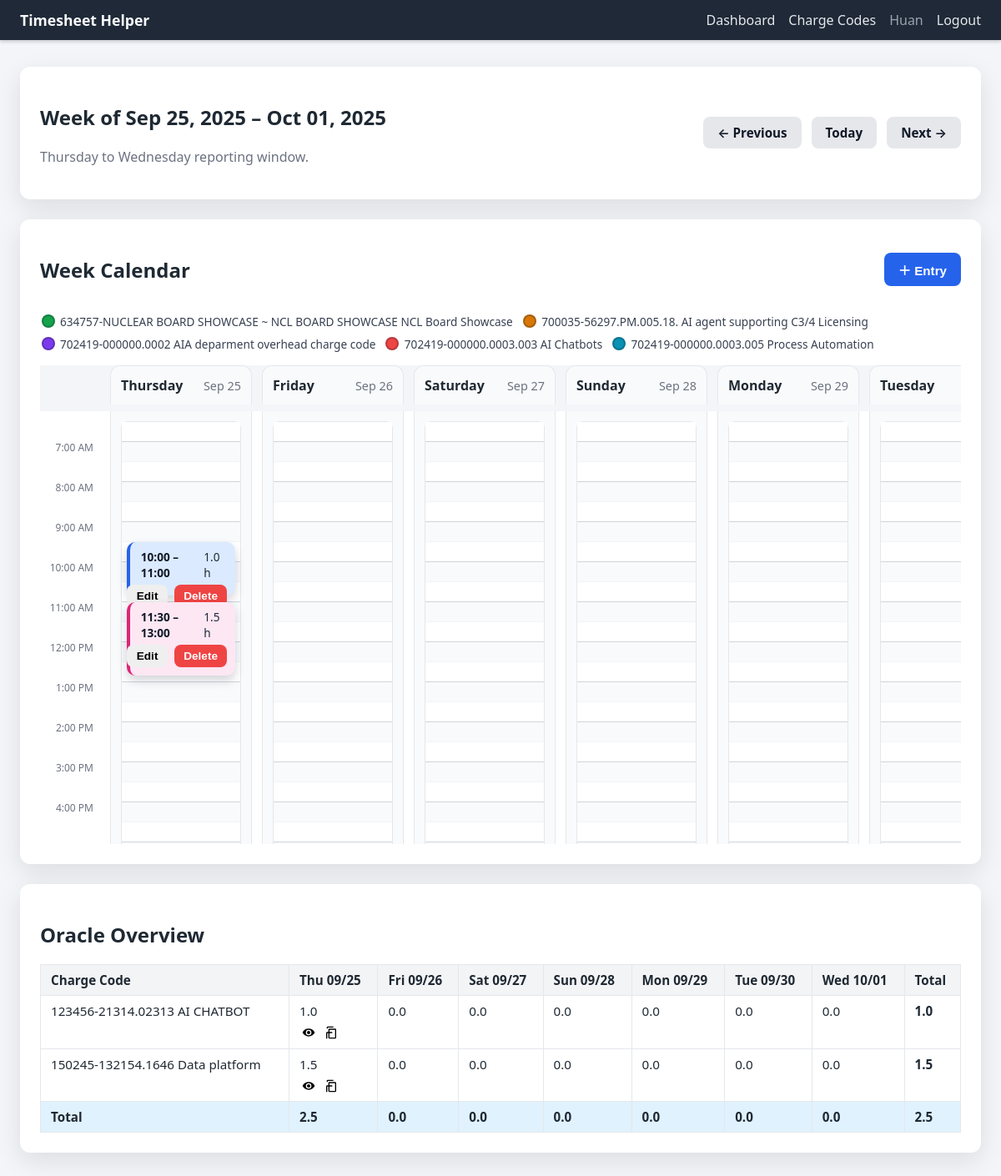
The page /dashboard?date=2025-09-25 (signed in) on the database its author committed.
### tables this page shows
CREATE TABLE users (
                id INTEGER PRIMARY KEY AUTOINCREMENT,
                email TEXT UNIQUE NOT NULL,
                name TEXT NOT NULL,
                password_hash TEXT NOT NULL,
                created_at TEXT NOT NULL
            );

CREATE TABLE charge_codes (
                id INTEGER PRIMARY KEY AUTOINCREMENT,
                user_id INTEGER NOT NULL,
                project_number TEXT NOT NULL,
                task_number TEXT NOT NULL,
                description TEXT NOT NULL DEFAULT '', is_active INTEGER NOT NULL DEFAULT 1,
                UNIQUE(user_id, project_number, task_number),
                FOREIGN KEY(user_id) REFERENCES users(id) ON DELETE CASCADE
            );

CREATE TABLE time_entries (
                id INTEGER PRIMARY KEY AUTOINCREMENT,
                user_id INTEGER NOT NULL,
                charge_code_id INTEGER NOT NULL,
                entry_date TEXT NOT NULL,
                start_time TEXT NOT NULL,
                end_time TEXT NOT NULL,
                duration_minutes INTEGER NOT NULL,
                activity_text TEXT NOT NULL,
                created_at TEXT NOT NULL,
                updated_at TEXT NOT NULL,
                FOREIGN KEY(user_id) REFERENCES users(id) ON DELETE CASCADE,
                FOREIGN KEY(charge_code_id) REFERENCES charge_codes(id) ON DELETE CASCADE
            );

### app.py (the view)
    @app.route("/dashboard")
    def dashboard():
        if g.user is None:
            return redirect(url_for("login"))
        anchor = request.args.get("date")
        try:
            anchor_date = datetime.strptime(anchor, "%Y-%m-%d").date() if anchor else date.today()
        except ValueError:
            anchor_date = date.today()
        week_start, week_end = calculate_week_bounds(anchor_date)
        entries = fetch_time_entries(g.user["id"], week_start, week_end)
        raw_codes = list_charge_codes(g.user["id"])
        color_count = len(CHARGE_COLOR_CLASSES) or 1
        charge_color_map: Dict[int, str] = {}
        active_charge_codes = []
        for index, row in enumerate(raw_codes):
            color_class = CHARGE_COLOR_CLASSES[index % color_count]
            charge_color_map[row["id"]] = color_class
            if row["is_active"]:
                active_charge_codes.append(
                    {
                        "id": row["id"],
                        "project_number": row["project_number"],
                        "task_number": row["task_number"],
                        "description": row["description"],
                        "color_class": color_class,
                    }
                )
        display_start_minutes = 7 * 60
        display_end_minutes = 18 * 60
        slot_minutes = DEFAULT_CALENDAR_SLOT_MINUTES
        grouped = group_entries_for_calendar(
            entries,
            charge_color_map,
            window_start=display_start_minutes,
            window_end=display_end_minutes,
        )
        overview = build_week_overview(entries, week_start, week_end)
        week_days = [week_start + timedelta(days=i) for i in range(7)]
        prev_week = week_start - timedelta(days=7)
        next_week = week_start + timedelta(days=7)
        today = date.today()
        time_slots = list(range(display_start_minutes, display_end_minutes, slot_minutes))
        slot_count = len(time_slots)
        return render_template(
            "dashboard.html",
            user=g.user,
            week_start=week_start,
            week_end=week_end,
            calendar_entries=grouped,
            overview=overview,
            charge_codes=active_charge_codes,
            week_days=week_days,
            anchor_date=anchor_date,
            prev_week=prev_week,
            next_week=next_week,
            today=today,
            time_slots=time_slots,
            calendar_slot_minutes=slot_minutes,
            slot_count=slot_count,
            slot_height=DEFAULT_CALENDAR_SLOT_HEIGHT,
            display_start_minutes=display_start_minutes,
        )

### app.py (called while the page is built)
def minutes_to_label(total_minutes: int) -> str:
    minutes = int(total_minutes)
    hours, mins = divmod(minutes, 60)
    return f"{hours:02d}:{mins:02d}"

def minutes_to_ampm(total_minutes: int) -> str:
    minutes = int(total_minutes)
    hours, mins = divmod(minutes, 60)
    suffix = "AM" if hours < 12 else "PM"
    hour12 = hours % 12 or 12
    return f"{hour12}:{mins:02d} {suffix}"

def create_app() -> Flask:
    app = Flask(__name__)
    app.config.update(
        SECRET_KEY="change-me",
        DATABASE=str(DATABASE_PATH),
    )
    app.jinja_env.filters["minutes_to_label"] = minutes_to_label
    app.jinja_env.filters["minutes_to_ampm"] = minutes_to_ampm
    Path(app.config["DATABASE"]).parent.mkdir(parents=True, exist_ok=True)
    @app.before_request
    def load_logged_in_user() -> None:
        g.db = get_db()
        user_id = session.get("user_id")
        if user_id is None:
            g.user = None
        else:
            g.user = get_user_by_id(user_id)
    @app.teardown_appcontext
    def close_db(exception: Optional[BaseException]) -> None:  # pragma: no cover - teardown
        db = g.pop("db", None)
        if db is not None:
            db.close()
    register_routes(app)
    with app.app_context():
        init_db()
    return app

def get_db() -> sqlite3.Connection:
    if "db" not in g:
        conn = sqlite3.connect(current_app.config["DATABASE"])
        conn.row_factory = sqlite3.Row
        g.db = conn
    return g.db

def get_user_by_id(user_id: int) -> Optional[sqlite3.Row]:
    return g.db.execute("SELECT * FROM users WHERE id = ?", (user_id,)).fetchone()

def list_charge_codes(user_id: int):
    rows = g.db.execute(
        """
        SELECT id, project_number, task_number, description, is_active
        FROM charge_codes
        WHERE user_id = ?
        ORDER BY project_number, task_number
        """,
        (user_id,),
    ).fetchall()
    return rows

def parse_time_str(value: str) -> time:
    return datetime.strptime(value, "%H:%M").time()

def time_to_minutes(value: str) -> int:
    parsed = parse_time_str(value)
    return parsed.hour * 60 + parsed.minute

def calculate_week_bounds(anchor: date) -> Tuple[date, date]:
    days_back = (anchor.weekday() - 3) % 7
    start = anchor - timedelta(days=days_back)
    end = start + timedelta(days=6)
    return start, end

### templates/dashboard.html (shortened to what this page needs)
{% extends "base.html" %}
{% block content %}
<section class="card">
    <header class="card-header">
        <div>
            <h1>Week of {{ week_start.strftime('%b %d, %Y') }} – {{ week_end.strftime('%b %d, %Y') }}</h1>
            <p class="muted">Thursday to Wednesday reporting window.</p>
        </div>
        <div class="week-nav">
            <a class="btn secondary" href="{{ url_for('dashboard', date=prev_week.isoformat()) }}">&larr; Previous</a>
            <a class="btn secondary" href="{{ url_for('dashboard', date=today.isoformat()) }}">Today</a>
            <a class="btn secondary" href="{{ url_for('dashboard', date=next_week.isoformat()) }}">Next &rarr;</a>
        </div>
    </header>
</section>
<section class="card calendar-card">
    <header class="calendar-header">
        <h2>Week Calendar</h2>
        <button type="button"
                class="btn primary"
                id="add-entry-button"
                {% if not charge_codes %}disabled{% endif %}>
            ＋ Entry
        </button>
    </header>
    {% if charge_codes %}
        <div class="calendar-scroll">
            <div class="charge-legend">
                {% for code in charge_codes %}
                <span class="legend-item">
                    <span class="legend-swatch {{ code.color_class }}"></span>
                    <span class="legend-label">{{ code.project_number }}-{{ code.task_number }} {{ code.description }}</span>
                </span>
                {% endfor %}
            </div>
            <div class="calendar-headings">
                <div class="spacer"></div>
                {% for day in week_days %}
                <div class="calendar-day-heading">
                    <span class="day-name">{{ day.strftime('%A') }}</span>
                    <span class="day-date">{{ day.strftime('%b %d') }}</span>
                </div>
                {% endfor %}
            </div>
            <div class="calendar-grid" data-interval="{{ calendar_slot_minutes }}" style="--slot-height: {{ slot_height }}px;">
                <div class="time-labels" style="grid-template-rows: repeat({{ slot_count }}, var(--slot-height));">
                    {% for minute in time_slots %}
                    <div class="time-label">
                        {% if minute % 60 == 0 %}
                        {{ minute|minutes_to_ampm }}
                        {% endif %}
                    </div>
                    {% endfor %}
                </div>
                {% for day in week_days %}
                {% set day_key = day.isoformat() %}
                <div class="calendar-day" data-date="{{ day_key }}">
                    <div class="calendar-body" style="--slot-count: {{ slot_count }};">
                        <div class="slot-column" style="grid-template-rows: repeat({{ slot_count }}, var(--slot-height));">
                            {% for minute in time_slots %}
                            <div class="time-slot {% if minute % 60 == 0 %}hour{% endif %}"
                                 data-date="{{ day_key }}"
                                 data-minute="{{ minute }}"
                                 data-time-label="{{ minute|minutes_to_label }}">
                            </div>
                            {% endfor %}
                        </div>
                        <div class="entries-layer">
                            {% for entry in calendar_entries.get(day_key, []) %}
                            <article class="entry-block {{ entry.color_class }}"
                                     style="top: calc(var(--slot-height) * {{ (entry.relative_start_minutes / calendar_slot_minutes)|round(4) }}); height: calc(var(--slot-height) * {{ (entry.relative_duration_minutes / calendar_slot_minutes)|round(4) }});"
                                     title="{{ entry.start_time }} - {{ entry.end_time }} · {{ entry.charge_code_label }} · {{ entry.activity_text }}">
                                <header>
                                    <span class="time-range">{{ entry.start_time }} – {{ entry.end_time }}</span>
                                    <span class="hours">{{ (entry.duration_minutes / 60)|round(2) }} h</span>
                                </header>
                                <footer class="entry-actions">
                                    <button type="button"
                                            class="btn small edit-entry"
                                            data-entry-id="{{ entry.id }}"
                                            data-entry-date="{{ entry.entry_date }}"
                                            data-start-time="{{ entry.start_time }}"
                                            data-end-time="{{ entry.end_time }}"
                                            data-charge-code-id="{{ entry.charge_code_id }}"
                                            data-activity-text="{{ entry.activity_text }}">
                                        Edit
                                    </button>
                                    <form method="post"
                                          action="{{ url_for('delete_entry', entry_id=entry.id) }}">
                                        <button type="submit" class="btn small danger">Delete</button>
                                    </form>
                                </footer>
                            </article>
                            {% endfor %}
                        </div>
                    </div>
                </div>
                {% endfor %}
            </div>
        </div>
    {% else %}
    <p class="muted">
        Add a charge code before logging time.
        <a href="{{ url_for('charge_codes') }}">Manage charge codes</a>.
    </p>
    {% endif %}
</section>
<section class="card overview-card">
    <h2>Oracle Overview</h2>
    {% if overview.rows %}
    <div class="table-container">
        <table class="data-table">
            <thead>
                <tr>
                    <th>Charge Code</th>
                    {% for day in week_days %}
                    <th>{{ day.strftime('%a %m/%d') }}</th>
                    {% endfor %}
                    <th>Total</th>
                </tr>
            </thead>
            <tbody>
                {% for row in overview.rows %}
                <tr>
                    <td class="charge-label">{{ row.label }}</td>
                    {% for day in week_days %}
                    {% set day_key = day.isoformat() %}
                    {% set cell = row.cells[day_key] %}
                    <td>
                        <div class="hours">{{ cell.hours }}</div>
                        <div class="cell-actions{% if not cell.hours %} hidden{% endif %}">
                            <button type="button"
                                    class="icon-btn comment-toggle"
                                    title="View activity details"
                                    data-comments='{{ cell.comments | tojson | e }}'
                                    data-details='{{ cell.details | tojson | e }}'
                                    data-day-label="{{ day.strftime('%a %m/%d') }}"
                                    data-charge-label="{{ row.label }}">
                                <img src="{{ url_for('static', filename='icons/view.svg') }}" alt="View" class="icon-img">
                            </button>
                            <button type="button"
                                    class="icon-btn copy-cell"
                                    title="Copy activity"
                                    data-copy-comments='{{ cell.comments | tojson | e }}'>
                                <img src="{{ url_for('static', filename='icons/copy.svg') }}" alt="Copy" class="icon-img">
                            </button>
                        </div>
                    </td>
                    {% endfor %}
                    <td class="total">{{ row.total }}</td>
                </tr>
                {% endfor %}
            </tbody>
            <tfoot>
                <tr>
                    <th>Total</th>
                    {% for day in week_days %}
                    <th>{{ overview.day_totals[day.isoformat()] }}</th>
                    {% endfor %}
                    <th>{{ overview.week_total }}</th>
                </tr>
            </tfoot>
        </table>
    </div>
    {% else %}
    <p class="muted">No time entries this week yet.</p>
    {% endif %}
</section>
{% endblock %}

### templates/base.html (shortened to what this page needs)
<!doctype html>
<html lang="en">
<head>
    <link rel="stylesheet" href="{{ url_for('static', filename='style.css') }}">
</head>
<body>
<header class="app-header">
    <nav class="nav-bar">
        <div class="brand">
            <a href="{{ url_for('dashboard') }}">Timesheet Helper</a>
        </div>
        <div class="nav-links">
            {% if g.user %}
            <a href="{{ url_for('dashboard') }}">Dashboard</a>
            <a href="{{ url_for('charge_codes') }}">Charge Codes</a>
            <span class="user-name">{{ g.user['name'] }}</span>
            <a href="{{ url_for('logout') }}">Logout</a>
            {% else %}
            <a href="{{ url_for('login') }}">Login</a>
            <a href="{{ url_for('register') }}">Register</a>
            {% endif %}
        </div>
    </nav>
</header>
<main class="app-container">
    {% block content %}{% endblock %}
</main>
</body>
</html>

### rows shown on the page
users: user.name "Huan"
charge_codes: project_number "634757", task_number "NUCLEAR BOARD SHOWCASE ~ NCL BOARD SHOWCASE", description "NCL Board Showcase"
charge_codes: project_number "700035", task_number "56297.PM.005.18.", description "AI agent supporting C3/4 Licensing"
charge_codes: project_number "702419", task_number "000000.0002", description "AIA deparment overhead charge code"
charge_codes: project_number "702419", task_number "000000.0003.003", description "AI Chatbots"
charge_codes: project_number "702419", task_number "000000.0003.005", description "Process Automation"
time_entries: start_time "10:00", end_time "11:00", (entry.duration_minutes/60)|round(2) "1.0"
time_entries: start_time "11:30", end_time "13:00", (entry.duration_minutes/60)|round(2) "1.5"

### other values the page prints
{{ week_start.strftime('%b %d, %Y') }} "Sep 25, 2025"
{{ week_end.strftime('%b %d, %Y') }} "Oct 01, 2025"
{{ day.strftime('%A') }} "Thursday" "Friday" "Saturday" "Sunday" "Monday" "Tuesday"
{{ day.strftime('%b %d') }} "Sep 25" "Sep 26" "Sep 27" "Sep 28" "Sep 29"
{{ minute|minutes_to_ampm }} "7:00 AM" "8:00 AM" "9:00 AM" "10:00 AM" "11:00 AM" "12:00 PM" "1:00 PM" "2:00 PM" "3:00 PM" "4:00 PM"
{{ day.strftime('%a %m/%d') }} "Thu 09/25" "Fri 09/26" "Sat 09/27" "Sun 09/28" "Mon 09/29" "Tue 09/30" "Wed 10/01"
{{ row.label }} "123456-21314.02313 AI CHATBOT" "150245-132154.1646 Data platform"
{{ cell.hours }} "1.0" "0.0" "0.0" "0.0" "0.0" "0.0" "0.0" "1.5" "0.0" "0.0" "0.0" "0.0" "0.0" "0.0"
{{ row.total }} "1.0" "1.5"
{{ overview.day_totals[day.isoformat()] }} "2.5" "0.0" "0.0" "0.0" "0.0" "0.0" "0.0"
{{ overview.week_total }} "2.5"
